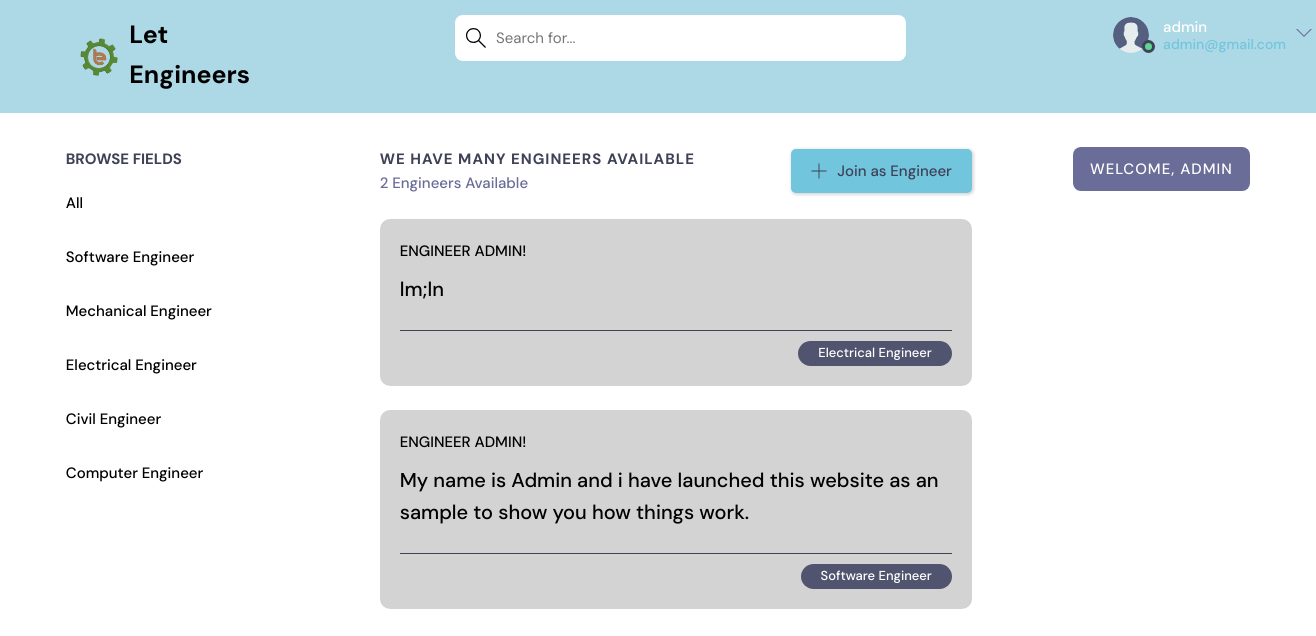
Page /home/ (signed in) on the earlier database version.
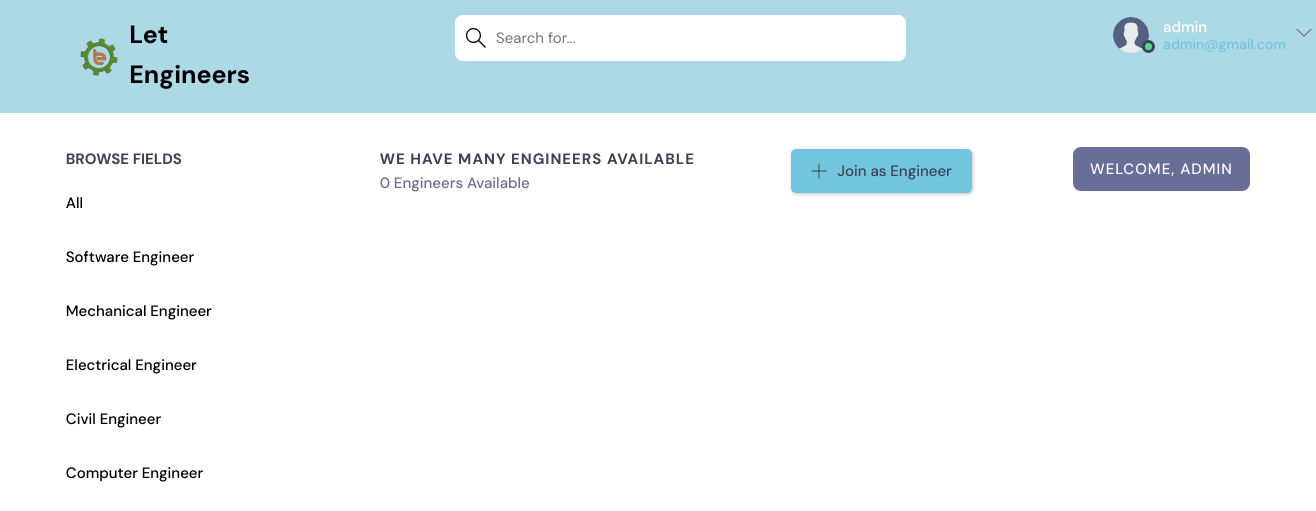
Same page on the later database version.
### app1/models.py (models this page shows, shortened)
class Topic(models.Model):
    name = models.CharField(max_length=200)

class Room(models.Model):
    host =  models.ForeignKey(User, on_delete=models.SET_NULL, null=True)
    topic = models.ForeignKey(Topic, on_delete=models.SET_NULL, null=True)
    name = models.CharField(max_length=200)
    description = models.TextField(null=True, blank=True)
    participants = models.ManyToManyField(User, related_name='participants', blank=True)
    updated =models.DateTimeField(auto_now=True)
    created = models.DateTimeField(auto_now_add=True)
    class Meta:
        ordering = ['-updated', '-created']

### app1/views.py (the view)
# urls.py: path("home/", views.home, name="home"),
@login_required(login_url='index')
def home(request):
    q = request.GET.get('q') if request.GET.get('q') != None else ''
    rooms = Room.objects.filter(
        Q(topic__name__icontains=q) |
        Q(name__icontains=q) |
        Q(description__icontains=q)
    )
    topics = Topic.objects.all()[0:6]
    room_count = rooms.count()
    room_messages = Message.objects.filter(Q(room__topic__name__icontains=q))
    context = {'rooms': rooms, 'topics': topics,
               'room_count': room_count, 'room_messages': room_messages}
    return render(request, 'home_pages/home.html', context)

### app1/templates/home_pages/home.html
{% extends 'home_pages/main.html' %}
{% block content %}
    <main class="layout layout--3">
      <div class="container">
        {% include 'home_pages/topics_component.html' %}
        <div class="roomList">
          <div class="roomList__header">
            <div>
              <h2>We have many Engineers Available</h2>
              <p>{{room_count}} Engineers Available</p>
            </div>
            {% if request.user.is_authenticated %}
            <a class="btn btn--main" href="{% url 'create-room' %}">
              <svg version="1.1" xmlns="http://www.w3.org/2000/svg" width="32" height="32" viewBox="0 0 32 32">
                <title>add</title>
                <path d="M16.943 0.943h-1.885v14.115h-14.115v1.885h14.115v14.115h1.885v-14.115h14.115v-1.885h-14.115v-14.115z"></path>
              </svg>
              Join as Engineer
            </a>
            {% endif %}
          </div>
          {% include 'home_pages/feed_component.html' %}
        </div>
        {% include 'home_pages/activity_component.html' %}
      </div>
    </main>
{% endblock %}

### app1/templates/home_pages/topics_component.html
<div class="topics">
    <div class="topics__header">
      <h2>Browse Fields</h2>
    </div>
    <ul class="topics__list">
      <li>
        <a href="{% url 'home' %}" >All  </a>
      </li>
      {% for topic in topics %}
      <li>
        <a href="{% url 'home' %}?q={{topic.name}}">{{topic.name}}   </a>
      </li>
      {% endfor %}
    </ul>
  </div>

### app1/templates/home_pages/feed_component.html (shortened to what this page needs)
{% for room in rooms%}
<div class="roomListRoom">
    <div class="roomListRoom__header">
      <a href="{% url 'user-profile' room.host.id %}" class="roomListRoom__author">
        <span>Engineer {{room.host.username}}!</span>
      </a>
    </div>
    <div class="roomListRoom__content">
      <a href="{% url 'user-profile' room.host.id %}">{{room.name}}</a>
    </div>
    <div class="roomListRoom__meta">
      <p class="roomListRoom__topic">{{room.topic.name}}</p>
    </div>
  </div>
  {% endfor %}

Differences in the rows shown:
removed Room: host.username "ADMIN", name "lm;ln", topic.name "Electrical Engineer"
removed Room: host.username "ADMIN", name "My name is Admin and i have launched this website as an sample to show you how things work.", topic.name "Software Engineer"
Other differences:
{{ room_count }}: "2" → "0"
